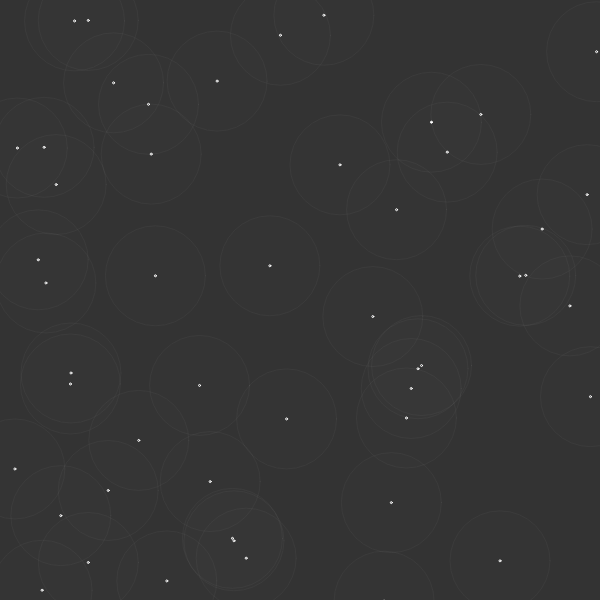
Frame 1 (no input)
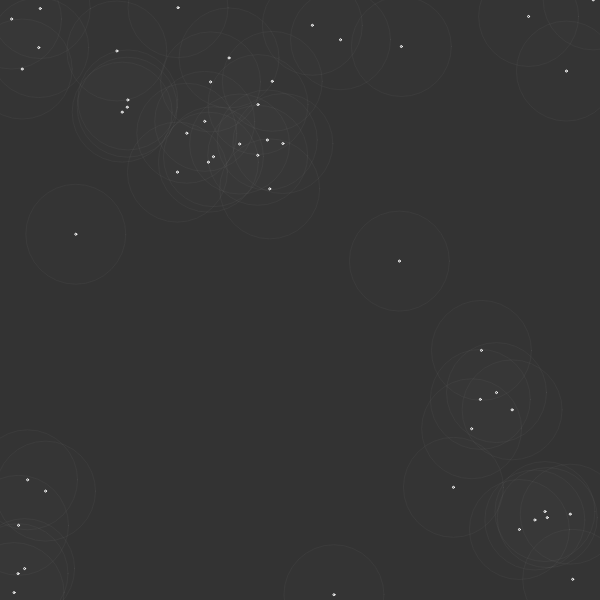
Frame 60 (no input)
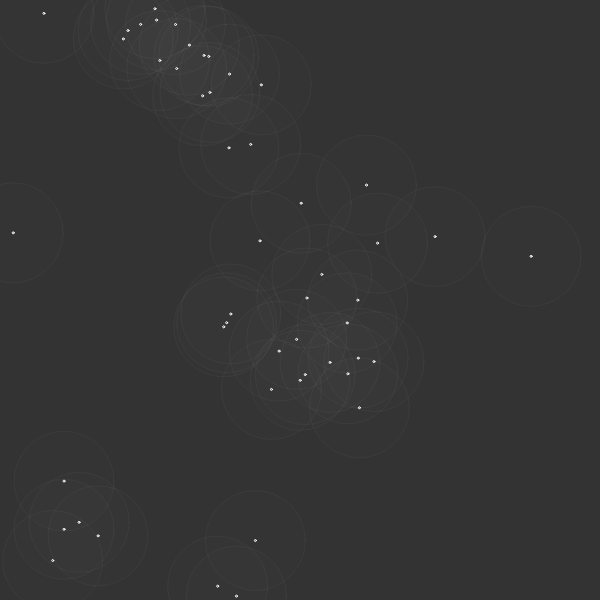
Frame 120 (the mouse pressed at the canvas centre since frame 60)

The p5.js sketch that drew these frames (run headless with seeded random() and noise() and a simulated clock; from frame 60 on, the mouse is pressed at the canvas centre):

// p5.js sketch
// ── sketch.js
const boids = [];
const width = 600;
const height = 600;

function setup() {
  createCanvas(width, height);
  frameRate(60);

  for (let i = 0; i < 50; i++) {
    const boid = new Boid();
    boids.push(boid);
  }
}


function draw() {
  background(51);

  for (let boid of boids) {
    boid.edges();
    boid.flock(boids);
    boid.update();

    boid.show();
  }
}

// ── boid.js
const perceptionRadius = 100;

class Boid {
	constructor() {
		this.position = createVector(random(width), random(height));
		this.velocity = p5.Vector.random2D();
		this.velocity.setMag(random(2, 4));
		this.acceleration = createVector();
		this.maxForce = 0.2;
		this.maxSpeed = 4;
	}

	edges() {
		if (this.position.x > width) {
			this.position.x = 0;
		} else if (this.position.x < 0) {
			this.position.x = width;
		}

		if (this.position.y > height) {
			this.position.y = 0;
		} else if (this.position.y < 0) {
			this.position.y = height;
		}
	}

	

	align(boids) {
		let steering = createVector();
		let total = 0;

		for (let other of boids) {
			let d = dist(this.position.x, this.position.y, other.position.x, other.position.y);

			if (other != this && d < perceptionRadius) {
				total++;
				steering.add(other.velocity);
			}
		}

		if (total > 0) {
			steering.div(total);
			steering.setMag(this.maxSpeed);
			steering.sub(this.velocity);
			steering.limit(this.maxForce);
		}

		return steering;
	}

	flock(boids) {
		let alignment = this.align(boids);

		this.acceleration.add(alignment);
	}

	update() {
		this.position.add(this.velocity);
    this.velocity.add(this.acceleration);
    this.velocity.limit(this.maxSpeed);
    this.acceleration.mult(0);
	}

	show() {
		let size = 2;

		stroke(255);
		circle(this.position.x, this.position.y, size);

		// Draw perception radius
		stroke(255, 255, 255, 10);
		fill(255, 255, 255, 1);
		circle(this.position.x, this.position.y, perceptionRadius);
	}
}
// ── style.css
html, body {
  margin: 0;
  padding: 0;
}

canvas {
  display: block;
}

main {
  display: flex;
  justify-content: center;
  align-items: center;
  height: 100vh;
}
